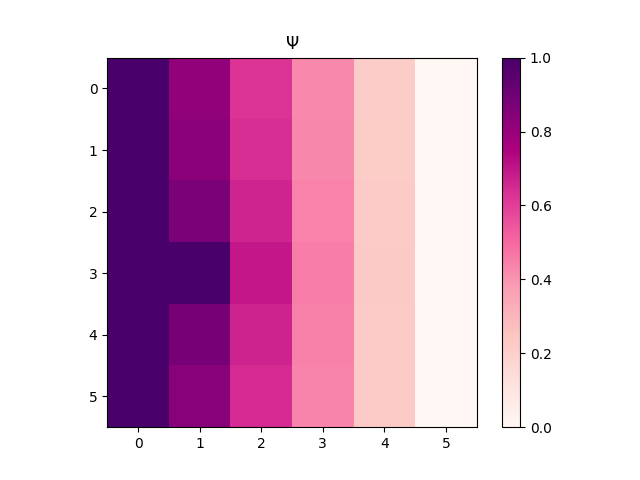

The Python source for this figure:
"""
first simple step in developing the target simulation

given a source term, it computes the potential distribution in the entire
system with use of Ohm's law and an incidence matrix
"""

import numpy as np
from matplotlib import pyplot as plt

# parameters
n = 6
length = 1
conductivity = 1

vertices = n**2
edges = 2*n * (n - 1)

# initialise the vectors and matrices
potentials = np.zeros(vertices)
length_matrix = length * np.identity(edges)
conductivity_matrix = conductivity * np.identity(edges)

# create and fill the source term
sources = np.zeros(vertices)
sources[::n] = 1 # left column
sources[19] = 1 # one additional point

# create and fill the incidence matrix
incidence_matrix = np.zeros((edges, vertices))
# take a node
for v in range(vertices):
    for e in range(edges):
        # mark its neighbours
        e_left = v - 1 - v//n
        e_right = e_left + 1
        e_top = v + (n - 1) * n - n
        e_bottom = v + (n - 1) * n
        # left neighbour
        if (v % n != 0):
            incidence_matrix[e_left, v] = 1
        # right neighbour
        if (v % n != n-1):
            incidence_matrix[e_right, v] = -1 # minus marks the direction
        # top neighbour
        if v > n-1:
            incidence_matrix[e_top, v] = 1
        # bottom neighbour
        if v < n * (n-1):
            incidence_matrix[e_bottom, v] = -1 # minus marks the direction

# compute the potential
# p = (Delta^T K L^-1 Delta)^-1 S
factor = np.transpose(incidence_matrix) @ conductivity_matrix @ np.linalg.inv(length_matrix) @ incidence_matrix

# clear the 'factor' matrix to satisfy BCs
# potential = 0
for i in range (n-1, n**2, n):
    factor[i, :] = 0
    factor[i, i] = 1
# potential = 1
for i in range (0, n**2, n):
    factor[i, :] = 0
    factor[i, i] = 1
factor[19, :] = 0
factor[19, 19] = 1

# for i in range (0, n**2, n): print(sources[i:i+n])
# np.set_printoptions(threshold=np.inf)

# solve for potential
potentials = np.linalg.solve(factor, sources)

# the result
print("potential:")
print(potentials)
plt.title(fr'$\Psi$')
plt.imshow(potentials.reshape((n, n)), interpolation = 'nearest', cmap = 'RdPu')
plt.colorbar()
plt.show()
